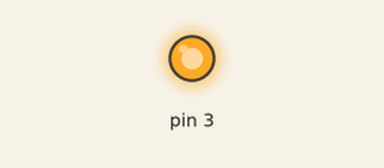
Recording of a sketch running on a simulated Arduino Nano, built with avr-gcc and run on an emulated ATmega328P. Parts: output pins drawn as LEDs (lit = HIGH).

Above: at 0.1 s.
Timing chart, 0 to 1.6 s (numbered marks = the images above):
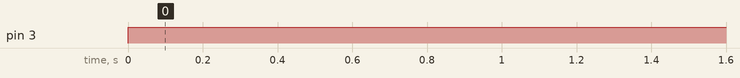

The sketch:

Nano-01.ino
```cpp
void setup()
{

pinMode(3,OUTPUT);

}

void loop()
{

digitalWrite(3,HIGH);
delay(1000);

}
```

Measured:
- by itself, pin 3: LOW → HIGH at 0.00 s
